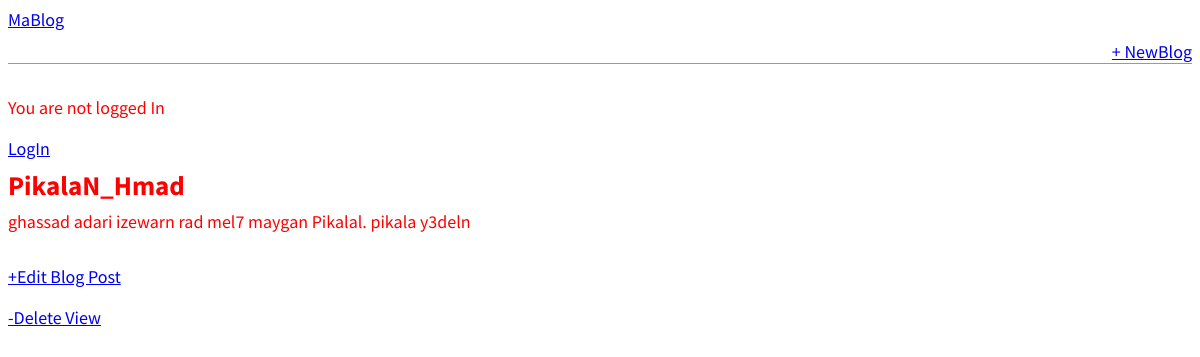
Screenshot of /post/7/ with the database file from the repository.
### Mablog/models.py (models this page shows, shortened)
class Post(models.Model):
    title=models.CharField(max_length=30)
    author=models.ForeignKey(
        User,
        on_delete=models.CASCADE
    )
    body=models.TextField()

### Mablog/views.py (the view)
# urls.py: path('post/<int:pk>/', BlogDetailView.as_view(), name='post_detail'),
class BlogDetailView(DetailView):
    model=Post
    context_object_name='blogDposts'
    template_name='post_detail.html'

### templates/post_detail.html
{% extends 'base.html' %}
{% block content %}
    <div class="post-entry">
        <h2>{{ blogDposts.title }}</h2>
        <p>{{ blogDposts.body }}</p>
    </div>
    <p><a href="{% url 'post_edit' pk=blogDposts.pk %}">+Edit Blog Post</a></p>
    <p><a href="{% url 'post_delete' pk=blogDposts.pk %}">-Delete View</a></p>
{% endblock content %}

### static/css/base.css (style rules this page uses)
body { color: red; }
body { font-family: 'Source Sans Pro', sans-serif; font-size: 18px; }
.post-entry { margin-bottom: 2rem; }
.post-entry h2 { margin: 0.5rem 0; }
.post-entry p { margin: 0; font-weight: 400; }

### rows the page displays
Post: title "PikalaN_Hmad", body "ghassad adari izewarn rad mel7 maygan Pikalal. pikala y3deln"
